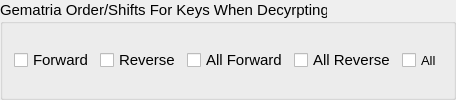
         <widget class="QGroupBox" name="key_shift_groupbox">
          <property name="font">
           <font>
            <pointsize>11</pointsize>
           </font>
          </property>
          <property name="title">
           <string>Gematria Order/Shifts For Keys When Decyrpting</string>
          </property>
          <layout class="QHBoxLayout" name="key_shift_layout">
           <item>
            <widget class="QCheckBox" name="key_forward_gematria">
             <property name="minimumSize">
              <size>
               <width>0</width>
               <height>0</height>
              </size>
             </property>
             <property name="maximumSize">
              <size>
               <width>16777215</width>
               <height>16777215</height>
              </size>
             </property>
             <property name="font">
              <font>
               <pointsize>11</pointsize>
              </font>
             </property>
             <property name="text">
              <string>Forward</string>
             </property>
            </widget>
           </item>
           <item>
            <widget class="QCheckBox" name="key_reverse_gematria">
             <property name="minimumSize">
              <size>
               <width>0</width>
               <height>0</height>
              </size>
             </property>
             <property name="maximumSize">
              <size>
               <width>16777215</width>
               <height>16777215</height>
              </size>
             </property>
             <property name="font">
              <font>
               <pointsize>11</pointsize>
              </font>
             </property>
             <property name="text">
              <string>Reverse</string>
             </property>
            </widget>
           </item>
           <item>
            <widget class="QCheckBox" name="key_all_forward_gematria">
             <property name="minimumSize">
              <size>
               <width>0</width>
               <height>0</height>
              </size>
             </property>
             <property name="maximumSize">
              <size>
               <width>16777215</width>
               <height>16777215</height>
              </size>
             </property>
             <property name="font">
              <font>
               <pointsize>11</pointsize>
              </font>
             </property>
             <property name="text">
              <string>All Forward</string>
             </property>
            </widget>
           </item>
           <item>
            <widget class="QCheckBox" name="key_all_reverse_gematria">
             <property name="minimumSize">
              <size>
               <width>0</width>
               <height>0</height>
              </size>
             </property>
             <property name="maximumSize">
              <size>
               <width>16777215</width>
               <height>16777215</height>
              </size>
             </property>
             <property name="font">
              <font>
               <pointsize>11</pointsize>
              </font>
             </property>
             <property name="text">
              <string>All Reverse</string>
             </property>
            </widget>
           </item>
           <item>
            <widget class="QCheckBox" name="key_all_gematria">
             <property name="minimumSize">
              <size>
               <width>0</width>
               <height>0</height>
              </size>
             </property>
             <property name="maximumSize">
              <size>
               <width>16777215</width>
               <height>16777215</height>
              </size>
             </property>
             <property name="font">
              <font>
               <pointsize>10</pointsize>
              </font>
             </property>
             <property name="text">
              <string>All</string>
             </property>
             <property name="checked">
              <bool>false</bool>
             </property>
            </widget>
           </item>
          </layout>
         </widget>
